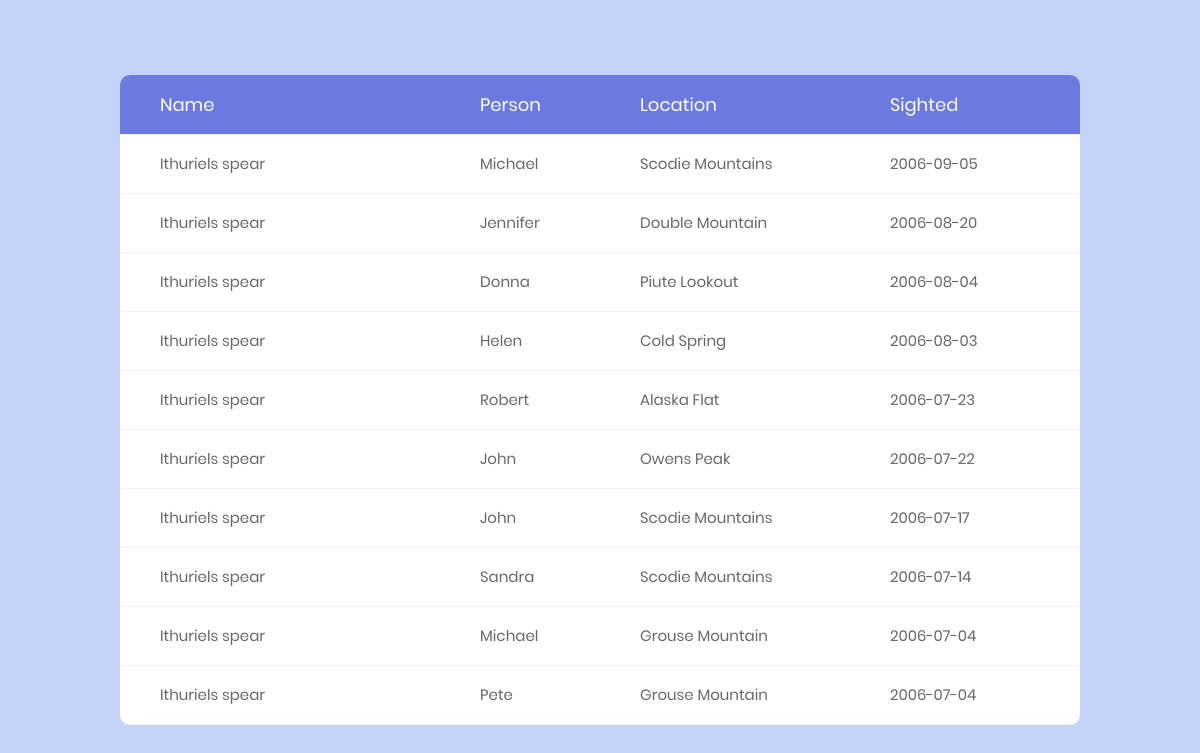
/sightings/Ithuriels spear, run on an earlier commit of the app's database.
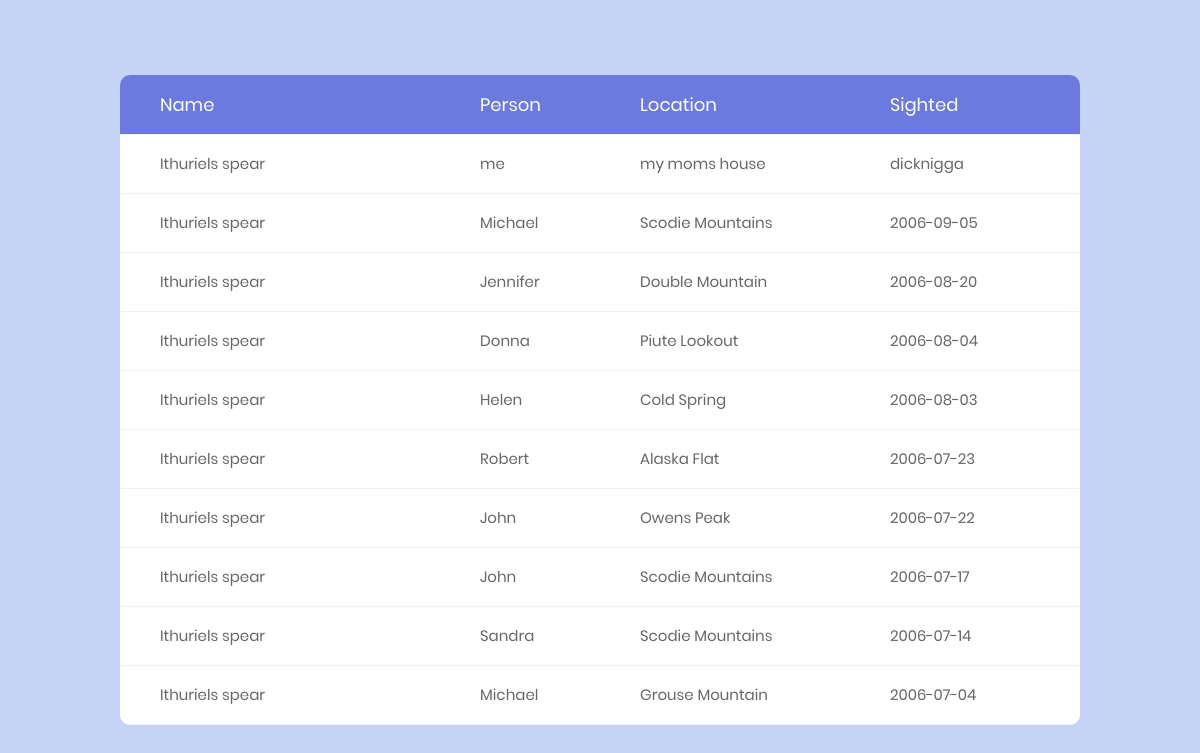
And on a later commit of the database.
### tables this page shows
CREATE TABLE SIGHTINGS 
(NAME VARCHAR(30) , PERSON VARCHAR(30), 
 LOCATION VARCHAR(30) , SIGHTED DATE, 
 CONSTRAINT sightings_pk PRIMARY KEY 
 (NAME, PERSON, LOCATION, SIGHTED),
CONSTRAINT fk1_sightings
  FOREIGN KEY (NAME)
          REFERENCES FLOWERS(COMNAME),
CONSTRAINT fk2_sightings
  FOREIGN KEY (LOCATION)
          REFERENCES FEATURES(LOCATION)
);

### flowerweb.py (the view)
@app.route("/sightings/<string:comname>")
def sightings(comname):
    cur = get_db().cursor()
    select = "SELECT * FROM sightings WHERE sightings.name = '{}' ORDER BY sighted DESC LIMIT 10;".format(comname)
    d = cur.execute(select)
    return render_template("sightings.html", data=d)

### flowerweb.py (called while the page is built)
def get_db():
    db = getattr(g, '_database', None)
    if db is None:
        db = g._database = sqlite3.connect(DATABASE)
    return db

@app.teardown_appcontext
def close_connection(exception):
    db = getattr(g, '_database', None)
    if db is not None:
        db.close()

### templates/sightings.html (shortened to what this page needs)
<!DOCTYPE html>
<html lang="en">
<head>
    <link rel="stylesheet" type="text/css" href="{{ url_for('static', filename='sightings/vendor/bootstrap/css/bootstrap.min.css') }}">
    <link rel="stylesheet" type="text/css" href="{{ url_for('static', filename='sightings/fonts/font-awesome-4.7.0/css/font-awesome.min.css') }}">
    <link rel="stylesheet" type="text/css" href="{{ url_for('static', filename='sightings/vendor/animate/animate.css') }}">
    <link rel="stylesheet" type="text/css" href="{{ url_for('static', filename='sightings/vendor/select2/select2.min.css') }}">
    <link rel="stylesheet" type="text/css" href="{{ url_for('static', filename='sightings/vendor/perfect-scrollbar/perfect-scrollbar.css') }}">
    <link rel="stylesheet" type="text/css" href="{{ url_for('static', filename='sightings/css/util.css') }}">
    <link rel="stylesheet" type="text/css" href="{{ url_for('static', filename='sightings/css/main.css') }}">
</head>
<body>
	<div class="limiter">
		<div class="container-table100">
			<div class="wrap-table100">
					<div class="table">
						<div class="row header">
							<div class="cell">
                                Name
                            </div>
							<div class="cell">
								Person
							</div>
							<div class="cell">
								Location
							</div>
                        	<div class="cell">
								Sighted
							</div>
						</div>
                        {% for row in data %}
						<div class="row">
                            {% for r in row %}
							<div class="cell">
                                {{ r }}
							</div>
                            {% endfor %}
                            </div>
                        {% endfor %}
					</div>
			</div>
		</div>
	</div>
</body>
</html>

### static/sightings/css/main.css (style rules this page uses)
* { margin: 0px; padding: 0px; box-sizing: border-box; }
body, html { height: 100%; font-family: sans-serif; }
.limiter { width: 100%; margin: 0 auto; }
.container-table100 { width: 100%; min-height: 100vh; background: #c4d3f6; display: -webkit-box; display: -webkit-flex; display: -moz-box; display: -ms-flexbox; display: flex; align-items: center; justify-content: center; flex-wrap: wrap; padding: 33px 30px; }
.wrap-table100 { width: 960px; border-radius: 10px; overflow: hidden; }
.table { width: 100%; display: table; margin: 0; }
.row { display: table-row; background: #fff; }
.row.header { color: #ffffff; background: #6c7ae0; }
.cell { display: table-cell; }
.row .cell { font-family: Poppins-Regular; font-size: 15px; color: #666666; line-height: 1.2; font-weight: unset !important; padding-top: 20px; padding-bottom: 20px; border-bottom: 1px solid #f2f2f2; }
.row.header .cell { font-family: Poppins-Regular; font-size: 18px; color: #fff; line-height: 1.2; font-weight: unset !important; padding-top: 19px; padding-bottom: 19px; }
.row .cell:nth-child(1) { width: 360px; padding-left: 40px; }
.row .cell:nth-child(2) { width: 160px; }
.row .cell:nth-child(3) { width: 250px; }
.row .cell:nth-child(4) { width: 190px; }
.table, .row { width: 100% !important; }

What changed in the data, as far as the page shows it:
no longer on this page (row unchanged): SIGHTINGS: NAME "Ithuriels spear", PERSON "Pete", LOCATION "Grouse Mountain", SIGHTED "2006-07-04"
added SIGHTINGS: NAME "Ithuriels spear", PERSON "me", LOCATION "my moms house", SIGHTED "dicknigga"
